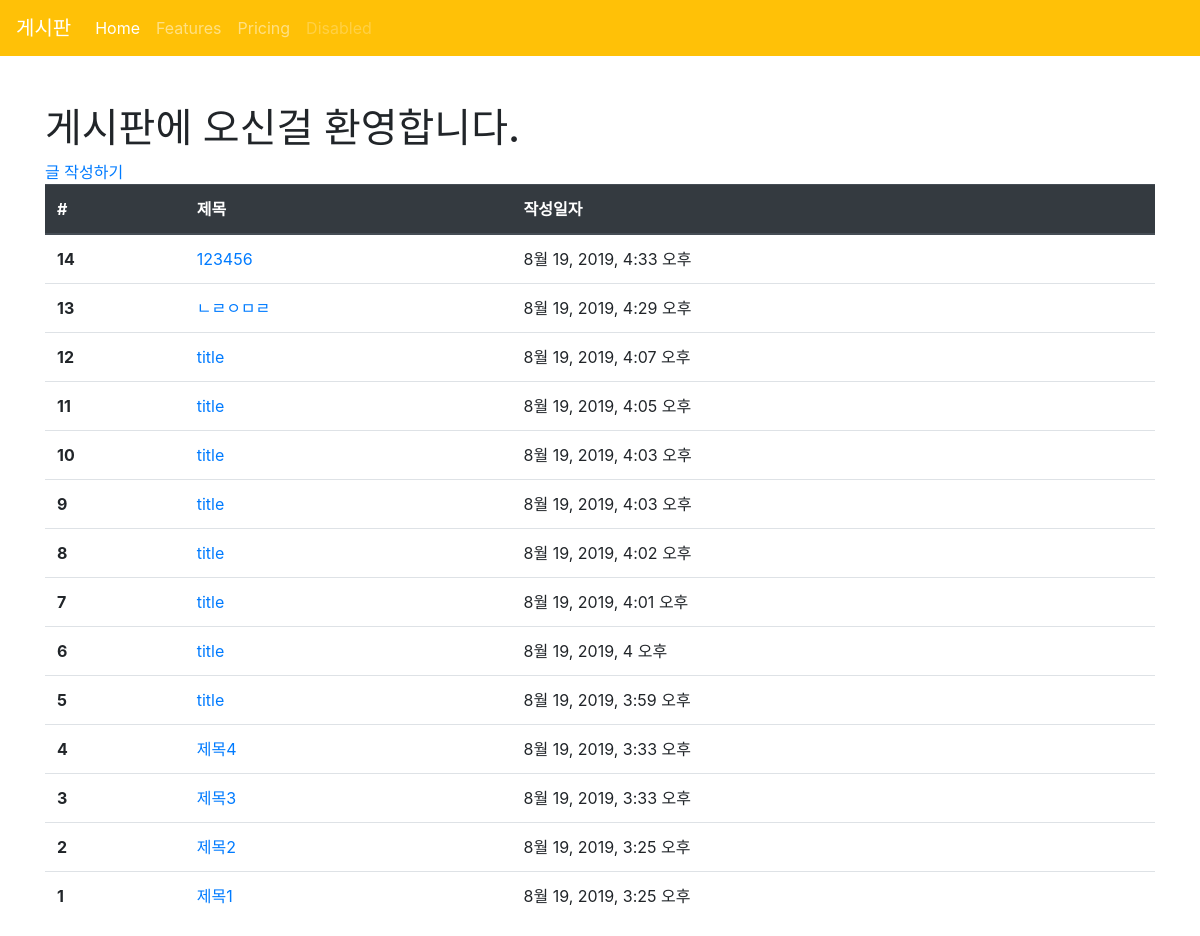
/articles/, run on an earlier commit of the app's database.
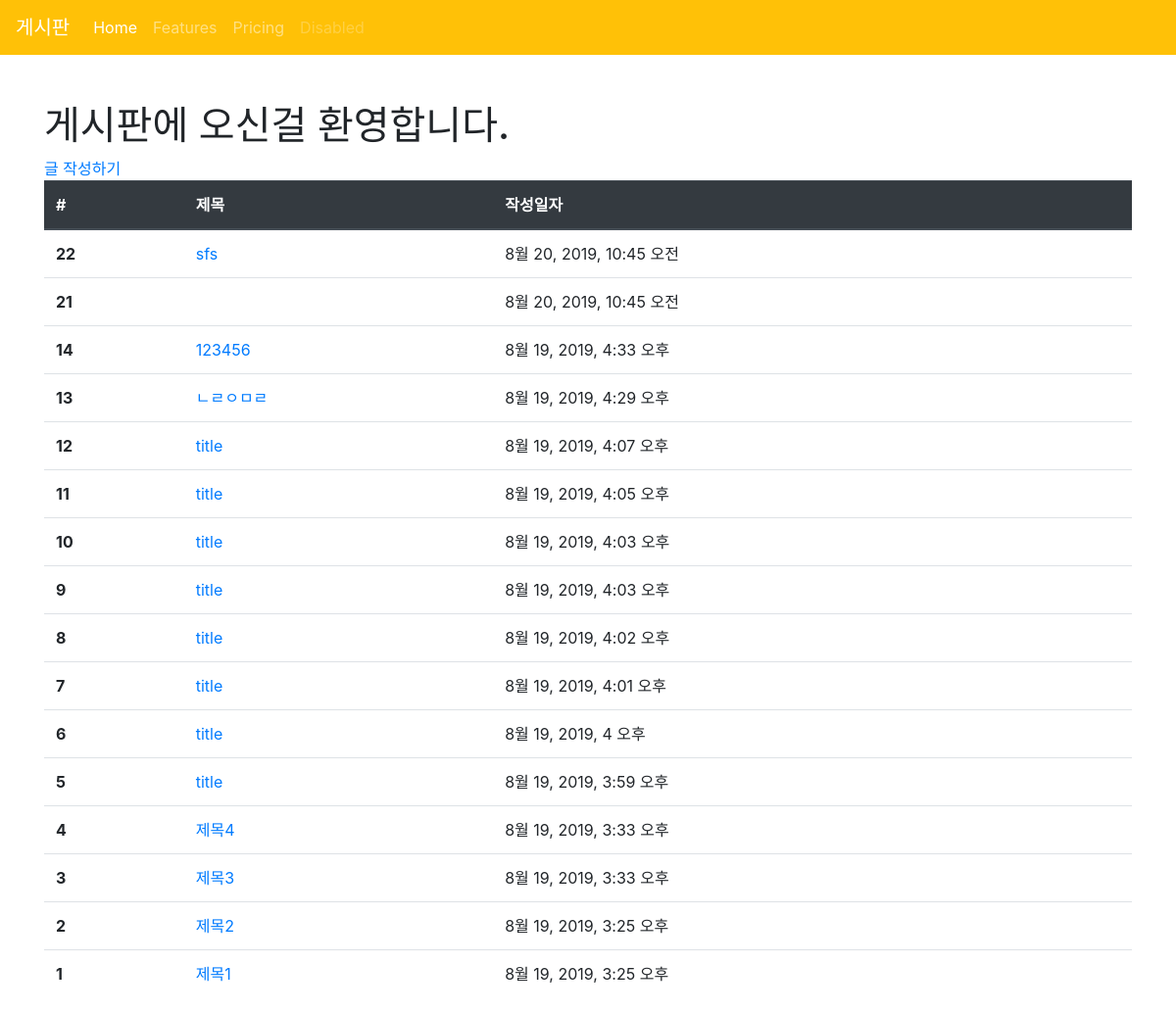
And on a later commit of the database.
### articles/models.py (models this page shows, shortened)
class Article(models.Model):
    title = models.CharField(max_length=10)
    content = models.TextField()
    created_at = models.DateTimeField(auto_now_add=True)
    updated_at = models.DateTimeField(auto_now=True)

### articles/views.py (the view)
# urls.py: path('', views.index, name='index'),
def index(request):
    articles = Article.objects.order_by('-id')
    context = {
        'articles' : articles
    }
    return render(request, 'articles/index.html', context)

### articles/templates/articles/index.html (shortened to what this page needs)
<!DOCTYPE html>
<html lang="ko">
<head>
</head>
{% extends 'articles/base.html' %}
{% block body %}
<h1>게시판에 오신걸 환영합니다.</h1>
<a href="{% url 'articles:new' %}">글 작성하기</a>
<table class="table">
  <thead class="thead-dark">
    <tr>
      <th scope="col">#</th>
      <th scope="col">제목</th>
      <th scope="col">작성일자</th>
    </tr>
  </thead>
  <tbody>
    {% for article in articles %}
    <tr>
      <th scope="row">{{ article.id }}</th>
      <td>
        <a href="{% url 'articles:detail' article.pk %}">{{ article.title }}</a>
      </td>
      <td>{{ article.created_at }}</td>
    </tr>
    {% endfor %}
  </tbody>
</table>
{% endblock %}

What changed in the data, as far as the page shows it:
added Article: id "22", title "sfs", created_at "8월 20, 2019, 10:45 오전"
added Article: id "21", created_at "8월 20, 2019, 10:45 오전"
